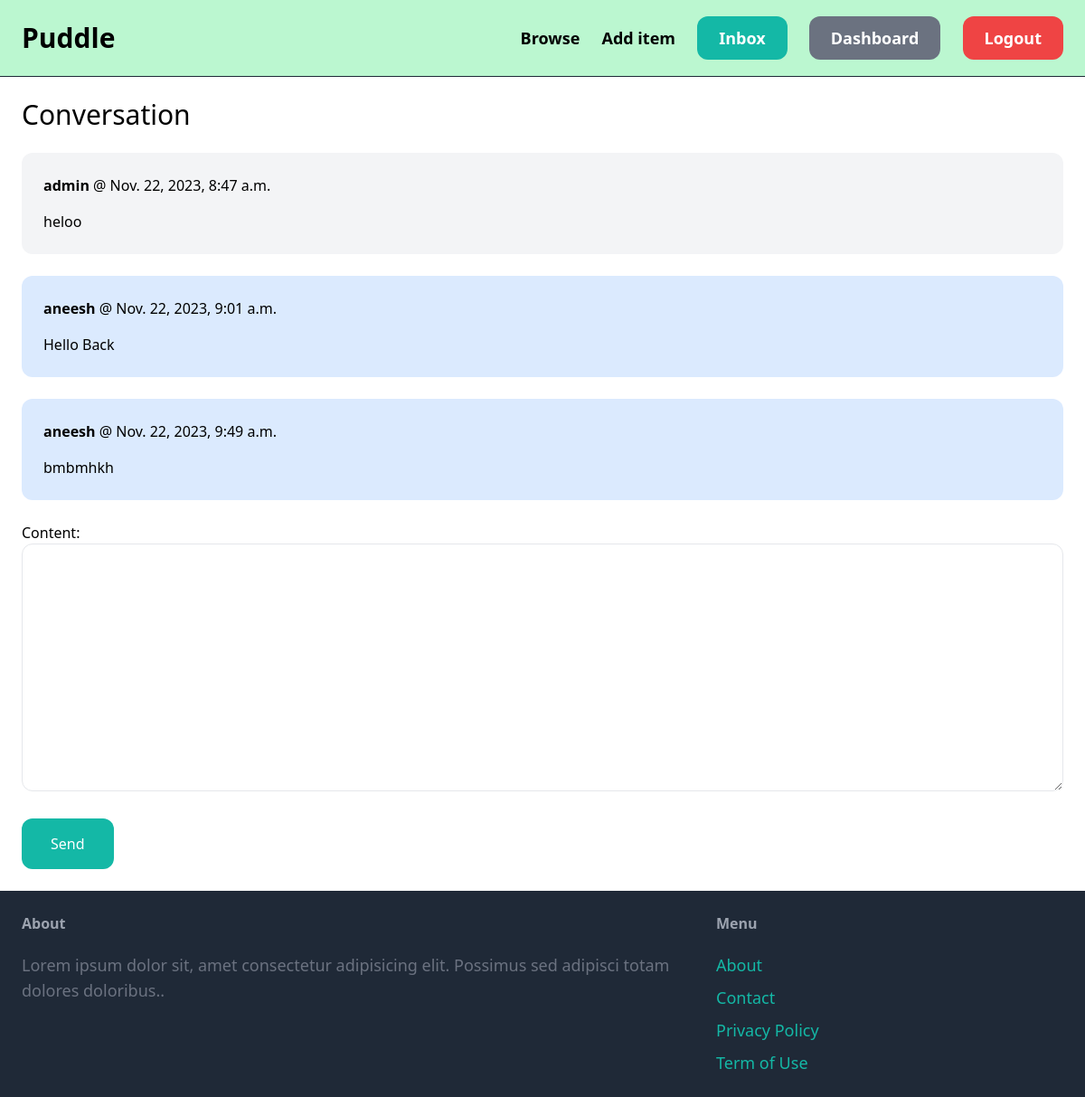
Screenshot of /inbox/3/ (signed in) with the database file from the repository.
### conversation/models.py (models this page shows)
class ConversationMessage(models.Model):
    conversation = models.ForeignKey(Conversation,related_name='message',on_delete=models.CASCADE)
    content =models.TextField()
    created_at = models.DateTimeField(auto_now_add=True)
    created_by = models.ForeignKey(User,related_name='created_messages',on_delete=models.CASCADE)

### conversation/views.py (the view)
# urls.py: path("<int:pk>/", views.detail, name="detail"),
@login_required
def detail(request,pk):
    conversation = Conversation.objects.filter(members__in=[request.user.id]).get(pk=pk)
    if request.method == 'POST':
        form = ConversationMessageForm(request.POST)
        if form.is_valid():
            conversation_message = form.save(commit = False)
            conversation_message.conversation = conversation
            conversation_message.created_by = request.user
            conversation_message.save()
            conversation.save()
            return redirect('conversation:detail',pk=pk)
    else:
        form = ConversationMessageForm()
    return render(request,'conversation/detail.html',{
         'conversation':conversation,
         'form':form,
     })

### conversation/forms.py
class ConversationMessageForm(forms.ModelForm):
    class Meta:
        model = ConversationMessage
        fields = ('content',)
        widgets = {
            'content':forms.Textarea(attrs={
                'class': 'w-full py-4 px-6 rounded-xl border'
            })
        }

### conversation/templates/conversation/detail.html (shortened to what this page needs)
{% extends "core/base.html" %}
{% block content %}
<h1 class = "mb-6 text-3xl">Conversation</h1>
<div class = "space-y-6">
    {% for message in conversation.message.all %}
        <div class = "p-6 flex {% if message.created_by == request.user %}bg-blue-100 {% else %}bg-gray-100 {% endif %}rounded-xl">
            <div>
                <p class="mb-4"><strong>{{ message.created_by.username }} </strong> @ {{ message.created_at }} </p>
                <p> {{ message.content }} </p>
            </div>
        </div>
    {% endfor %}
</div>
<form method = 'post' action="." class = "mt-6">
    {{ form.as_p }}
    <button class = "py-4 px-8 mt-6  bg-teal-500 hover:bg-teal-700 rounded-xl text-white ">Send</button>
</form>
{% endblock %}

### rows the page displays
ConversationMessage: created_by.username "admin", created_at "Nov. 22, 2023, 8:47 a.m.", content "heloo"
ConversationMessage: created_by.username "aneesh", created_at "Nov. 22, 2023, 9:01 a.m.", content "Hello Back"
ConversationMessage: created_by.username "aneesh", created_at "Nov. 22, 2023, 9:49 a.m.", content "bmbmhkh"
